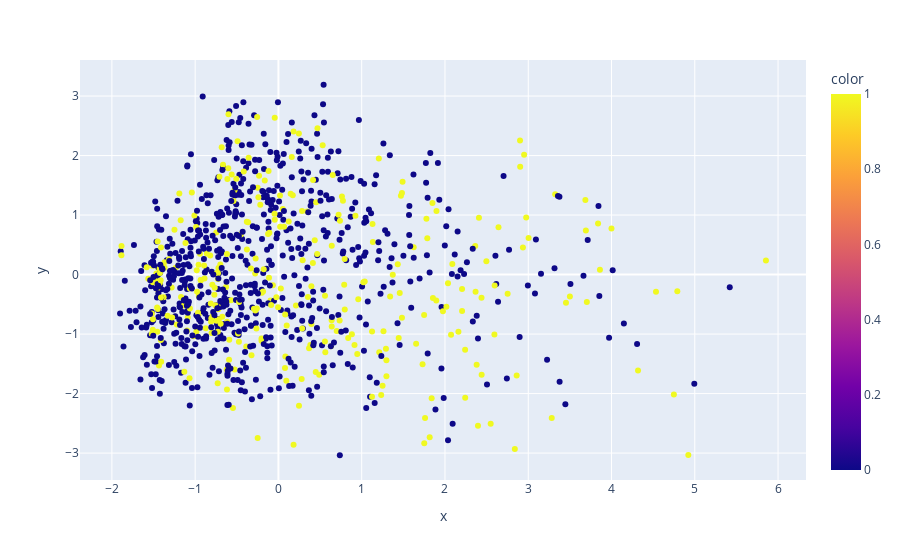

Here is the notebook cell this chart was saved with:
### Code cell
fig = px.scatter(x=X_pca[:, 0], y=X_pca[:, 1], color=y)
fig.show()

### Figure 1 — Plotly figure (JSON) as saved in the notebook; plotly's stock layout.template omitted (floating-point values rounded to 4 significant figures; data arrays with more than 128 entries replaced by an {"elided": "..."} marker saying what was removed)
{"data": [{"hovertemplate": "x=%{x}<br>y=%{y}<br>color=%{marker.color}<extra></extra>", "legendgroup": "", "marker": {"color": {"elided": "1000 int values"}, "coloraxis": "coloraxis", "symbol": "circle"}, "mode": "markers", "name": "", "orientation": "v", "showlegend": false, "type": "scatter", "x": {"elided": "1000 float values"}, "xaxis": "x", "y": {"elided": "1000 float values"}, "yaxis": "y"}], "layout": {"coloraxis": {"colorbar": {"title": {"text": "color"}}, "colorscale": [[0, "#0d0887"], [0.1111, "#46039f"], [0.2222, "#7201a8"], [0.3333, "#9c179e"], [0.4444, "#bd3786"], [0.5556, "#d8576b"], [0.6667, "#ed7953"], [0.7778, "#fb9f3a"], [0.8889, "#fdca26"], [1, "#f0f921"]]}, "legend": {"tracegroupgap": 0}, "margin": {"t": 60}, "xaxis": {"anchor": "y", "domain": [0, 1], "title": {"text": "x"}}, "yaxis": {"anchor": "x", "domain": [0, 1], "title": {"text": "y"}}}}
